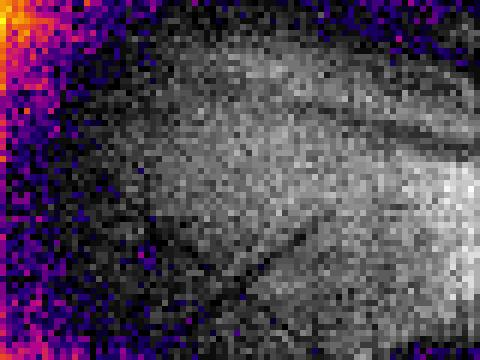
#> input picture raspberrypi_video/snapTest.jpg, 480 x 360 px
$ python detect_color.py --image snapTest.jpg   (Python 2 division)
#> lines starting #> are read from the running program, lines starting #| are printed output that depends on the picture; after the words box and inside, x2 and y2 are one past the last pixel; in counts of white or black regions, pixels touching at a corner belong together; long printed decimals are rounded
# import the necessary packages
import numpy as np
import argparse
import cv2

# construct the argument parse and parse the arguments
ap = argparse.ArgumentParser()
ap.add_argument("-i", "--image", help = "snap1.jpg")
args = vars(ap.parse_args())

# load the image
image = cv2.imread(args["image"])
#> image is the input picture: shape (360, 480, 3); mean B, G, R 82.7, 64.1, 77.9

# define the list of boundaries
boundaries = [
	([0, 0, 1], [94, 47, 250]),
	([0, 0, 1], [5, 209, 236])
	#([25, 146, 190], [62, 174, 250]),
	#([103, 86, 65], [145, 133, 128])
        ]

color = ["red","yellow"]

number = 0


# loop over the boundaries
for (lower, upper) in boundaries:
	# create NumPy arrays from the boundaries
	lower = np.array(lower, dtype = "uint8")
	upper = np.array(upper, dtype = "uint8")

	dst = cv2.inRange(image, lower, upper)
        no_red = cv2.countNonZero(dst)
        print('The number of '+ color[number] +' ' + 'pixels is: ' + str(no_red))
        print('In percentage is: ' + str((float(no_red)/172800)*100) + '%')

	# find the colors within the specified boundaries and apply
	# the mask
	mask = cv2.inRange(image, lower, upper)
	output = cv2.bitwise_and(image, image, mask = mask)

        number+=1

	# show the images
	cv2.imshow("Heat Calculation", np.hstack([image, output]))
	cv2.waitKey(0)
#> this loop made 2 passes
#> no_red on passes 1 to 2: 55200, 3654
#| The number of red pixels is: 55200
#| In percentage is: 31.944%
#| The number of yellow pixels is: 3654
#| In percentage is: 2.115%
#> pass 1, `dst = cv2.inRange(image, lower, upper)`:
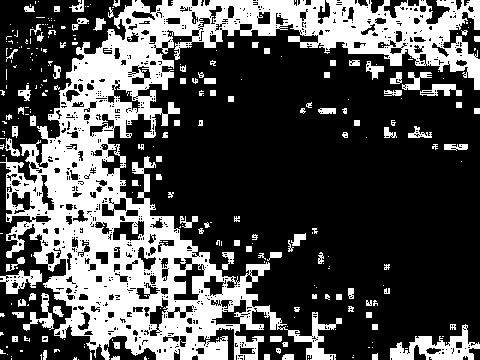
#> dst: shape (360, 480); 31.9% white; 284 white regions (178 under 20 px), largest, box (x1, y1, x2, y2) and area: (0, 0, 480, 360) 47058, (390, 324, 480, 360) 1402, (0, 270, 42, 294) 506
#> pass 1, `output = cv2.bitwise_and(image, image, mask = mask)`:
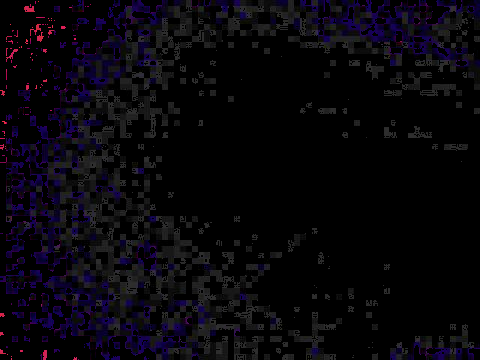
#> output: shape (360, 480, 3); mean B, G, R 11.5, 5.8, 8
#> pass 1, `cv2.imshow("Heat Calculation", np.hstack([image, output]))`:
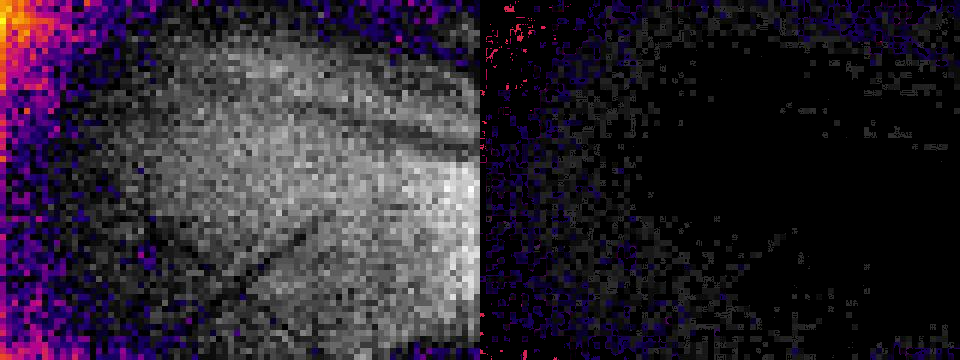
#> window 'Heat Calculation': shape (360, 960, 3); mean B, G, R 47.1, 35, 42.9
#> pass 2, `dst = cv2.inRange(image, lower, upper)`:
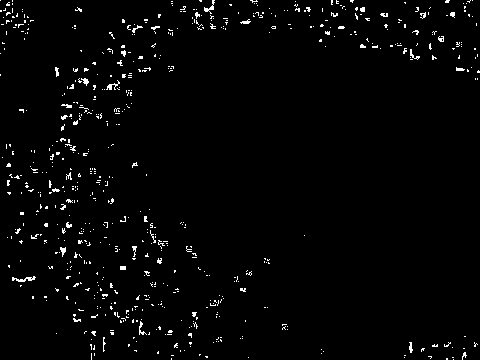
#> dst: shape (360, 480); 2.1% white in thin lines or dots
#> after the loop, number = 2

$ run again, on raspberrypi_video/snap-1.jpg
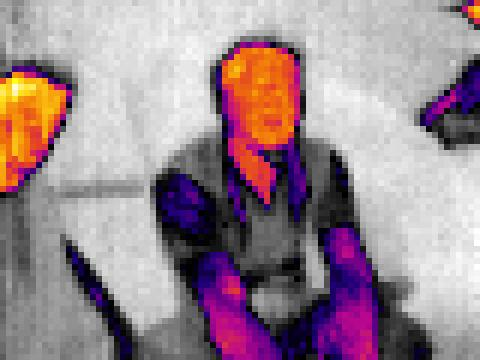
#> input picture raspberrypi_video/snap-1.jpg, 480 x 360 px
#> image is the input picture: shape (360, 480, 3); mean B, G, R 144.4, 136.1, 156.1
#> the loop `for (lower, upper) in boundaries:` made 2 passes
#> no_red on passes 1 to 2: 20853, 1581
#> (printed output is left out)
#> pass 1, `dst = cv2.inRange(image, lower, upper)`:
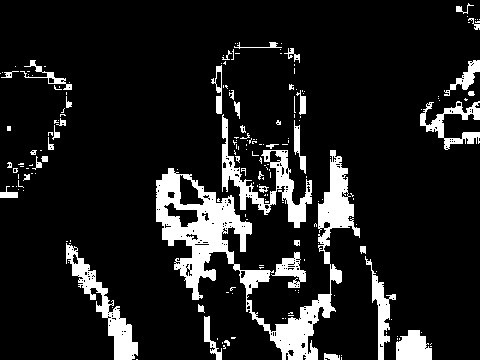
#> dst: shape (360, 480); 12.1% white; 194 white regions (150 under 20 px), largest, box (x1, y1, x2, y2) and area: (156, 150, 360, 360) 9774, (222, 114, 312, 228) 2372, (66, 243, 138, 360) 1981
#> pass 2, `dst = cv2.inRange(image, lower, upper)`:
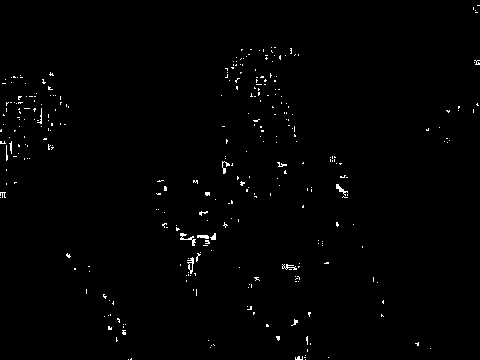
#> dst: shape (360, 480); 0.91% white in thin lines or dots
#> after the loop `for (lower, upper) in boundaries:`: number = 2

$ run again, on raspberrypi_video/snap-43.jpg
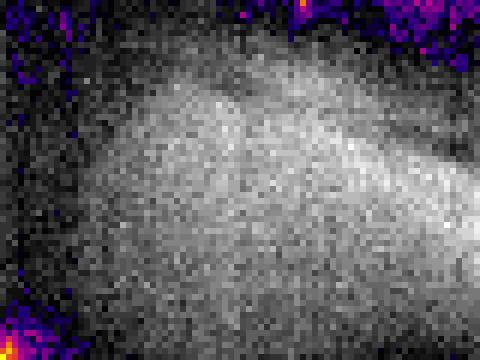
#> input picture raspberrypi_video/snap-43.jpg, 480 x 360 px
#> image is the input picture: shape (360, 480, 3); mean B, G, R 98, 90.9, 94.5
#> the loop `for (lower, upper) in boundaries:` made 2 passes
#> no_red on passes 1 to 2: 42173, 2361
#> (printed output is left out)
#> pass 1, `dst = cv2.inRange(image, lower, upper)`:
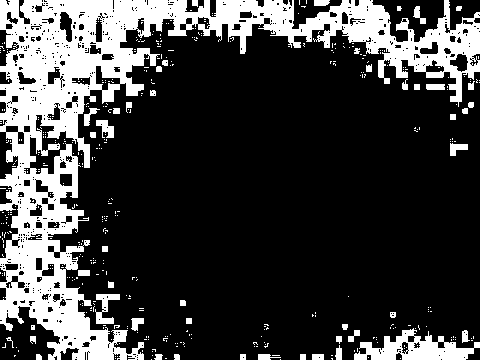
#> dst: shape (360, 480); 24.4% white; 453 white regions (406 under 20 px), largest, box (x1, y1, x2, y2) and area: (0, 0, 480, 360) 36576, (354, 328, 480, 360) 1990, (95, 294, 120, 324) 354
#> pass 2, `dst = cv2.inRange(image, lower, upper)`:
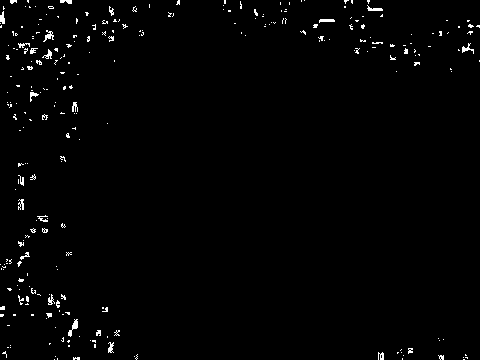
#> dst: shape (360, 480); 1.4% white in thin lines or dots
#> after the loop `for (lower, upper) in boundaries:`: number = 2

$ run again, on raspberrypi_video/snap.jpg
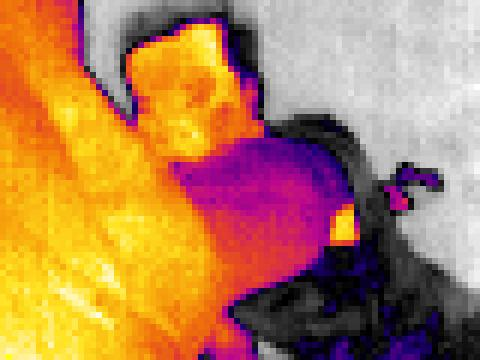
#> input picture raspberrypi_video/snap.jpg, 480 x 360 px
#> image is the input picture: shape (360, 480, 3); mean B, G, R 86, 129.3, 182.1
#> the loop `for (lower, upper) in boundaries:` made 2 passes
#> no_red on passes 1 to 2: 24458, 2837
#> (printed output is left out)
#> pass 1, `dst = cv2.inRange(image, lower, upper)`:
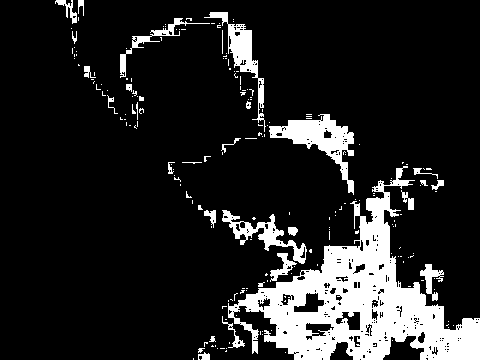
#> dst: shape (360, 480); 14.2% white; 197 white regions (166 under 20 px), largest, box (x1, y1, x2, y2) and area: (228, 166, 480, 360) 16665, (269, 114, 354, 195) 2171, (204, 12, 266, 132) 1335
#> pass 2, `dst = cv2.inRange(image, lower, upper)`:
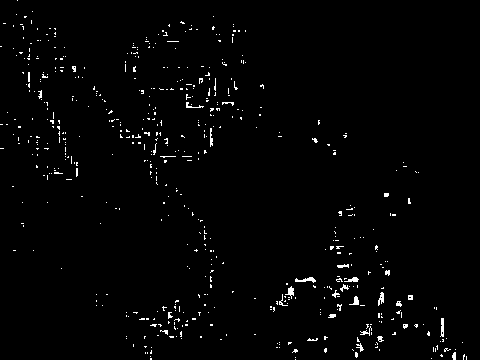
#> dst: shape (360, 480); 1.6% white in thin lines or dots
#> after the loop `for (lower, upper) in boundaries:`: number = 2
